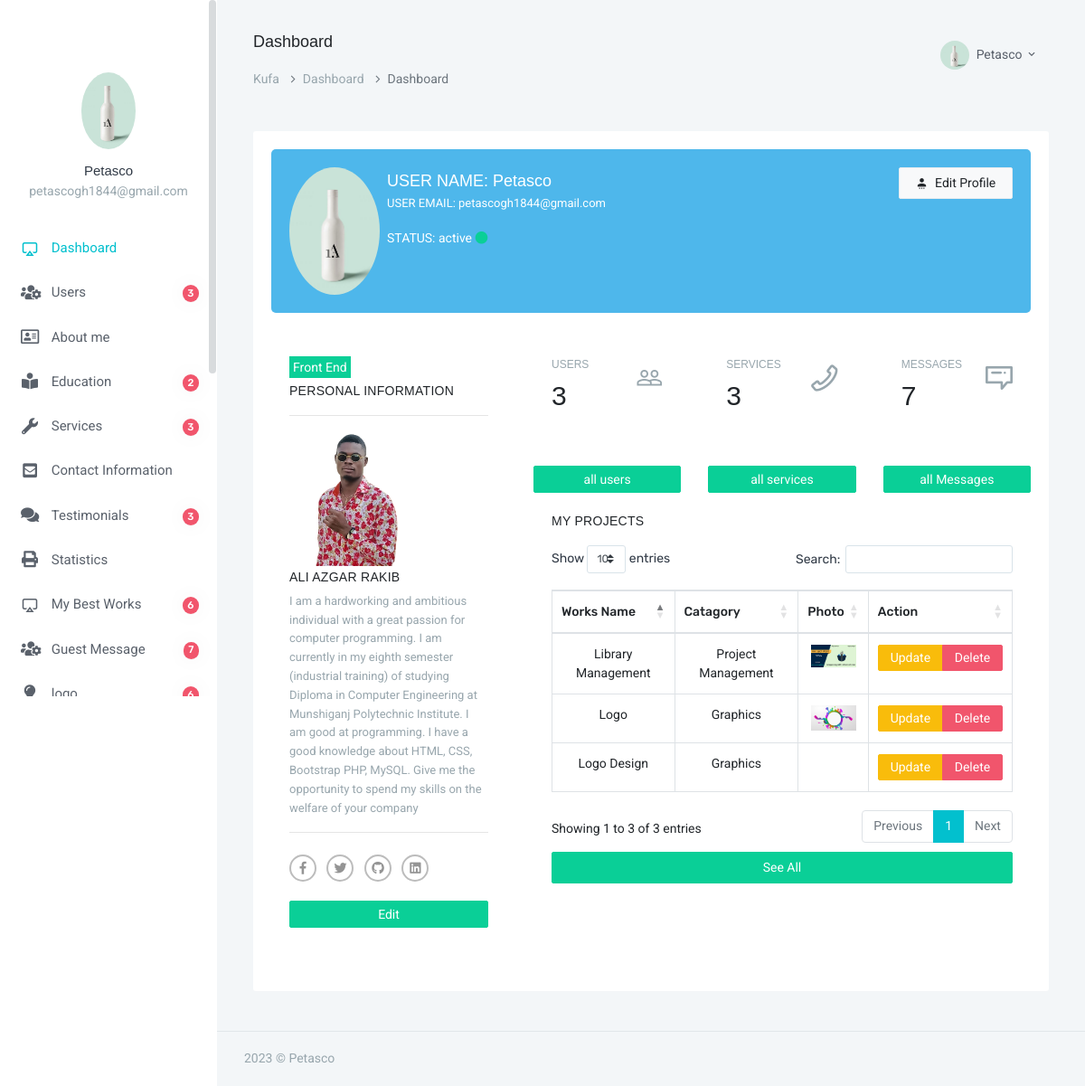
/admin/index.php (signed in), run on the app's committed database.
### tables this page shows
CREATE TABLE `users` (
  `id` int(3) NOT NULL,
  `fname` varchar(100) NOT NULL,
  `email` varchar(100) NOT NULL,
  `password` varchar(255) NOT NULL,
  `status` int(1) NOT NULL DEFAULT 1,
  `photo` varchar(100) NOT NULL DEFAULT 'default.png'
);

CREATE TABLE `about_me` (
  `id` int(2) NOT NULL,
  `name` varchar(100) NOT NULL,
  `intro` varchar(300) NOT NULL,
  `details` text NOT NULL,
  `fb_link` varchar(100) NOT NULL,
  `twitter_link` varchar(100) NOT NULL,
  `linkedin_link` varchar(100) NOT NULL,
  `github_link` varchar(100) NOT NULL,
  `photo` varchar(120) NOT NULL
);

CREATE TABLE `my_best_works` (
  `id` int(2) NOT NULL,
  `works_name` varchar(100) NOT NULL,
  `catagory` varchar(100) NOT NULL,
  `photo` varchar(110) NOT NULL DEFAULT 'default.jpg'
);

### admin/index.php (the view, shortened to what the rows shown need)
<?php
require_once "header.php";
require_once "db.php";
$email = $_SESSION['user_email'];
$query = "SELECT * FROM users WHERE email='$email'";
$result = $dbcon -> query($query);
$row = $result -> fetch_assoc();
$about_me = $dbcon->query("SELECT * FROM about_me");
$result = $about_me -> fetch_assoc();
$all_works = $dbcon->query("SELECT * FROM my_best_works ORDER BY id DESC LIMIT 3");
?>
    <div class="row">
                            <div class="col-sm-12">
                                <div class="profile-user-box card-box bg-info">
                                    <div class="row text-dark">
                                        <div class="col-sm-6">
                                            <span class="float-left mr-2"><img src="image/users/<?=$row['photo']?>" alt="profile_photo" width='100' class="avatar-xl rounded-circle"></span>
                                            <div class="media-body text-white">
                                                <h4 class="mt-1 mb-1 text-white font-18">USER NAME: <?=$row['fname']?></h4>
                                                <p class="font-13">USER EMAIL: <?=$row['email']?></p>
                                                <p class="mb-0">STATUS: active <i class="fa fa-circle text-success"></i></p>
                                            </div>
                                        </div>
                                    </div>
                                </div>
                            </div>
                        </div>
                        <div class="row">
                            <div class="col-xl-4">
                                <div class="card-box">
                                    <span class="bg-success p-1 text-white mb-1">Front End</span>
                                    <h4 class="header-title mt-1">Personal Information</h4>
                                    <hr>
                                    <img  src="image/profile/<?=$result['photo']?>" style="width: 150px;" >
                                    <h5 class="header-title mt-1"><?=$result['name']?></h5>
                                    <div class="panel-body">
                                        <p class="text-muted font-13"><?=$result['details']?></p>
                                        <hr/>
                                        <ul class="social-links list-inline mt-4 mb-0 mx-auto">
                                            <li class="list-inline-item">
                                            </li>
                                            <li class="list-inline-item">
                                            </li>
                                            <li class="list-inline-item">
                                            </li>
                                            <li class="list-inline-item">
                                            </li>
                                        </ul>
                                    </div>
                                    <br>
                                    <a class="btn btn-sm btn-block btn-success" href="about_me.php">Edit</a>
                                </div>
                              </div>
                            <div class="col-xl-8">
                                <div class="row">
                                    <div class="col-sm-4">
                                        <div class="card-box tilebox-one">
                                            <h2 class="" data-plugin="counterup">
                                              <?php
                                              $result = $dbcon->query("SELECT COUNT(*) AS total_users FROM users");
                                              $row = $result->fetch_assoc();
                                              echo $row['total_users'];
                                              ?>
                                          </h2>
                                        </div>
                                    </div>
                                    <div class="col-sm-4">
                                        <div class="card-box tilebox-one">
                                            <h2 class=""><span data-plugin="counterup">
                                              <?php
                                              $result = $dbcon->query("SELECT COUNT(*) AS total_services FROM services");
                                              $row = $result->fetch_assoc();
                                              echo $row['total_services'];
                                              ?>
                                              </span></h2>
                                        </div>
                                    </div>
                                    <div class="col-sm-4">
                                        <div class="card-box tilebox-one">
                                            <h2 class="" data-plugin="counterup">
                                              <?php
                                              $result = $dbcon->query("SELECT COUNT(*) AS total_messages FROM guest_messages");
                                              $row = $result->fetch_assoc();
                                              echo $row['total_messages'];
                                              ?>
                                              </h2>
                                        </div>
                                    </div>
                                </div>
                                <div class="card-box">
                                    <table id="example" class="table table-bordered text-center">
                                          <thead>
                                            <tr>
                                              <th>Works Name</th>
                                              <th>Catagory</th>
                                              <th>Photo</th>
                                              <th>Action</th>
                                            </tr>
                                          </thead>
                                          <tbody>
                                          <?php foreach ($all_works as $result) {
                                           ?>
                                            <tr>
                                              <td><?=$result['works_name']?></td>
                                              <td><?=$result['catagory']?></td>
                                              <td><img src="image/my_best_works/<?=$result['photo']?>" alt="" style="width: 50px;"></td>
                                              <td>
                                                <div class="btn-group">
                                                  <a class="btn btn-sm btn-warning" href="best_works_update.php?id=<?=base64_encode($result['id'])?>">Update</a>
                                                  <a class="btn btn-sm btn-danger" href="best_works_delete.php?id=<?=base64_encode($result['id'])?>">Delete</a>
                                                </div>
                                              </td>
                                            </tr>
                                          <?php } ?>
                                          </tbody>
                                        </table>
                            </div>
                        </div>
<?php
    require_once "footer.php";
?>

### admin/header.php (shortened to what the rows shown need)
<?php require_once "db.php"; ?>
<!doctype html>
<html lang="en">
<head>
        <link rel="stylesheet" href="https://cdnjs.cloudflare.com/ajax/libs/twitter-bootstrap/4.1.3/css/bootstrap.css">
        <link rel="stylesheet" href="https://cdn.datatables.net/1.10.20/css/dataTables.bootstrap4.min.css">
        <link href="assets/css/bootstrap.min.css" rel="stylesheet" type="text/css" />
        <link href="assets/css/icons.css" rel="stylesheet" type="text/css" />
        <link rel="stylesheet" href="../front_end_assets/css/fontawesome-all.min.css">
        <link href="assets/css/metismenu.min.css" rel="stylesheet" type="text/css" />
        <link href="assets/css/style.css" rel="stylesheet" type="text/css" />
    </head>
    <body>
        <div id="wrapper">
            <div class="left side-menu">
                <div class="slimscroll-menu" id="remove-scroll">
                    <div class="user-box">
                        <div class="user-img">
                <?php
                    $email_for_photo = $_SESSION['user_email'];
                    $query_for_photo = $dbcon->query( "SELECT photo FROM users WHERE email='$email_for_photo'");
                    $photo_from_db   = $query_for_photo -> fetch_assoc();
                 ?>
                            <img src="image/users/<?=$photo_from_db['photo']?>" alt="user-img" title="Mat Helme" class="rounded-circle img-fluid">
                        </div>
                    </div>
                </div>
            </div>
            <div class="content-page">
                <div class="topbar">
                    <nav class="navbar-custom">
                        <ul class="list-unstyled topbar-right-menu float-right mb-0">
                            <li class="dropdown notification-list">
                                <a class="nav-link dropdown-toggle nav-user" data-toggle="dropdown" href="#" role="button"
                                   aria-haspopup="false" aria-expanded="false">
                                    <img src="image/users/<?=$photo_from_db['photo']?>" alt="user" class="rounded-circle"> <span class="ml-1"><?=$_SESSION['user_name']?> <i class="mdi mdi-chevron-down"></i> </span>
                                </a>
                            </li>
                        </ul>
                    </nav>
                </div>
                <div class="content">
                    <div class="container-fluid">
                        <div class="row">
                            <div class="col-12">
                                <div class="card-box">

### data on the page
users: photo (picture), fname "Petasco", email "petascogh1844@gmail.com"
about_me: photo (picture), name "ALI AZGAR RAKIB", details "I am a hardworking and ambitious individual with a great passion for computer programming. I am currently in my eighth semester (industrial training) of studying Diploma in Computer Engineering at Munshiganj Polytechnic Institute. I am good at programming. I have a good knowledge about HTML, CSS, Bootstrap PHP, MySQL. Give me the opportunity to spend my skills on the welfare of your company"
my_best_works: works_name "Logo", catagory "Graphics", photo (picture)
my_best_works: works_name "Library Management", catagory "Project Management", photo (picture)
my_best_works: works_name "Logo Design", catagory "Graphics"

### other printed values
$_SESSION['user_name'] "Petasco"
$_SESSION['user_email'] "petascogh1844@gmail.com"
$row['total_users'] "3"
$education_row['total_field'] "2"
$services_row['total_field'] "3"
$testimonial_row['total_field'] "3"
$best_works_row['total_field'] "6"
$guest_message_row['total_field'] "7"
$title "Dashboard"
$row['total_services'] "3"
$row['total_messages'] "7"
